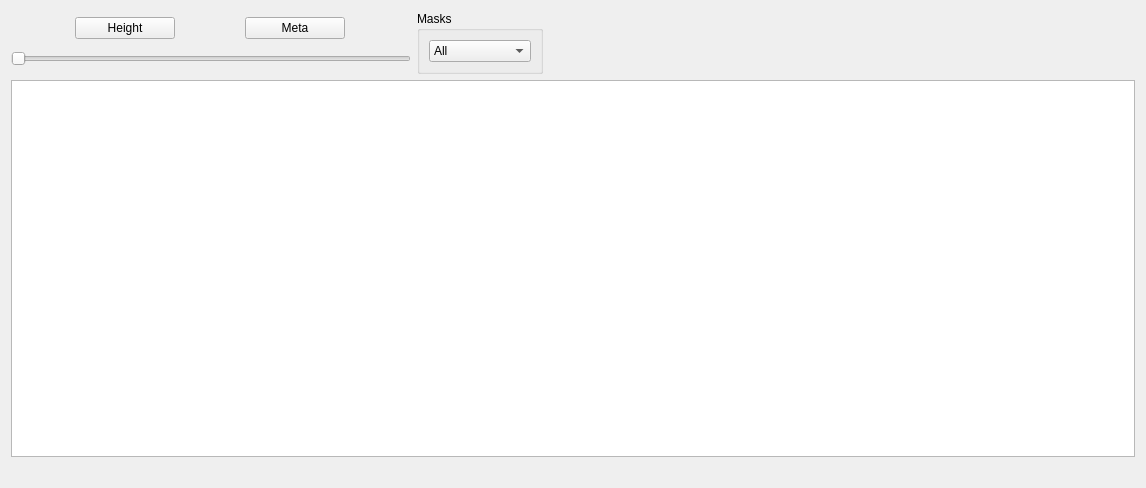
<?xml version="1.0" encoding="UTF-8"?>
<ui version="4.0">
 <class>VmapViewer</class>
 <widget class="QWidget" name="VmapViewer">
  <property name="geometry">
   <rect>
    <x>0</x>
    <y>0</y>
    <width>1146</width>
    <height>488</height>
   </rect>
  </property>
  <property name="windowTitle">
   <string>Form</string>
  </property>
  <layout class="QVBoxLayout" name="verticalLayout_2">
   <item>
    <layout class="QHBoxLayout" name="horizontalLayout_3">
     <property name="sizeConstraint">
      <enum>QLayout::SetMaximumSize</enum>
     </property>
     <item>
      <layout class="QVBoxLayout" name="verticalLayout">
       <property name="sizeConstraint">
        <enum>QLayout::SetMaximumSize</enum>
       </property>
       <item>
        <layout class="QHBoxLayout" name="horizontalLayout">
         <item>
          <widget class="QPushButton" name="heightButton">
           <property name="maximumSize">
            <size>
             <width>100</width>
             <height>16777215</height>
            </size>
           </property>
           <property name="text">
            <string>Height</string>
           </property>
           <property name="checkable">
            <bool>true</bool>
           </property>
          </widget>
         </item>
         <item>
          <widget class="QPushButton" name="metaButton">
           <property name="maximumSize">
            <size>
             <width>100</width>
             <height>16777215</height>
            </size>
           </property>
           <property name="text">
            <string>Meta</string>
           </property>
           <property name="checkable">
            <bool>true</bool>
           </property>
          </widget>
         </item>
        </layout>
       </item>
       <item>
        <widget class="QSlider" name="mixSlider">
         <property name="maximumSize">
          <size>
           <width>400</width>
           <height>16777215</height>
          </size>
         </property>
         <property name="orientation">
          <enum>Qt::Horizontal</enum>
         </property>
        </widget>
       </item>
      </layout>
     </item>
     <item>
      <widget class="QGroupBox" name="groupBox">
       <property name="maximumSize">
        <size>
         <width>200</width>
         <height>16777215</height>
        </size>
       </property>
       <property name="title">
        <string>Masks</string>
       </property>
       <layout class="QHBoxLayout" name="horizontalLayout_2">
        <item>
         <widget class="QComboBox" name="maskCombo">
          <item>
           <property name="text">
            <string>All</string>
           </property>
          </item>
          <item>
           <property name="text">
            <string>Delta</string>
           </property>
          </item>
          <item>
           <property name="text">
            <string>ObjShadow</string>
           </property>
          </item>
          <item>
           <property name="text">
            <string>Material</string>
           </property>
          </item>
          <item>
           <property name="text">
            <string>Double Level</string>
           </property>
          </item>
          <item>
           <property name="text">
            <string>Shadowed</string>
           </property>
          </item>
         </widget>
        </item>
       </layout>
      </widget>
     </item>
     <item>
      <spacer name="horizontalSpacer">
       <property name="orientation">
        <enum>Qt::Horizontal</enum>
       </property>
       <property name="sizeHint" stdset="0">
        <size>
         <width>400</width>
         <height>20</height>
        </size>
       </property>
      </spacer>
     </item>
    </layout>
   </item>
   <item>
    <widget class="ImageGraphicsView" name="graphicsView">
     <property name="cursor" stdset="0">
      <cursorShape>ArrowCursor</cursorShape>
     </property>
     <property name="interactive">
      <bool>true</bool>
     </property>
     <property name="dragMode">
      <enum>QGraphicsView::ScrollHandDrag</enum>
     </property>
     <property name="transformationAnchor">
      <enum>QGraphicsView::AnchorUnderMouse</enum>
     </property>
     <property name="resizeAnchor">
      <enum>QGraphicsView::AnchorUnderMouse</enum>
     </property>
    </widget>
   </item>
   <item>
    <widget class="QLabel" name="statusLabel">
     <property name="text">
      <string/>
     </property>
    </widget>
   </item>
  </layout>
 </widget>
 <customwidgets>
  <customwidget>
   <class>ImageGraphicsView</class>
   <extends>QGraphicsView</extends>
   <header>imagegraphicsview.h</header>
  </customwidget>
 </customwidgets>
 <resources/>
 <connections/>
</ui>
